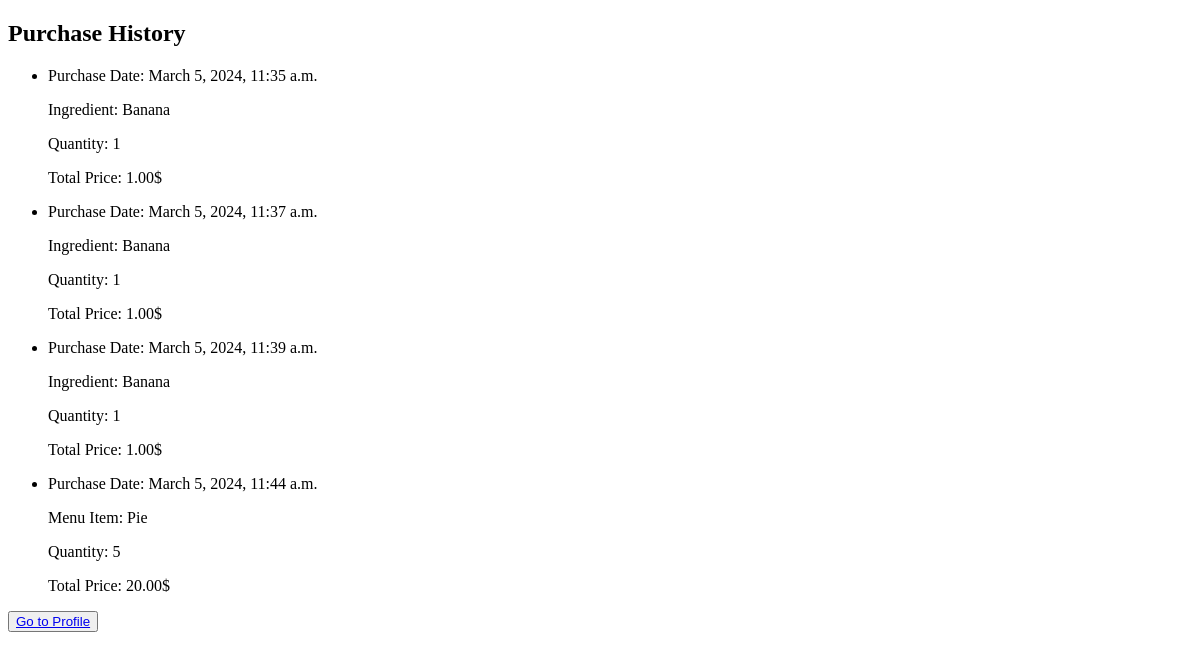
The page /purchase_history/ (signed in) on the database as committed earlier.
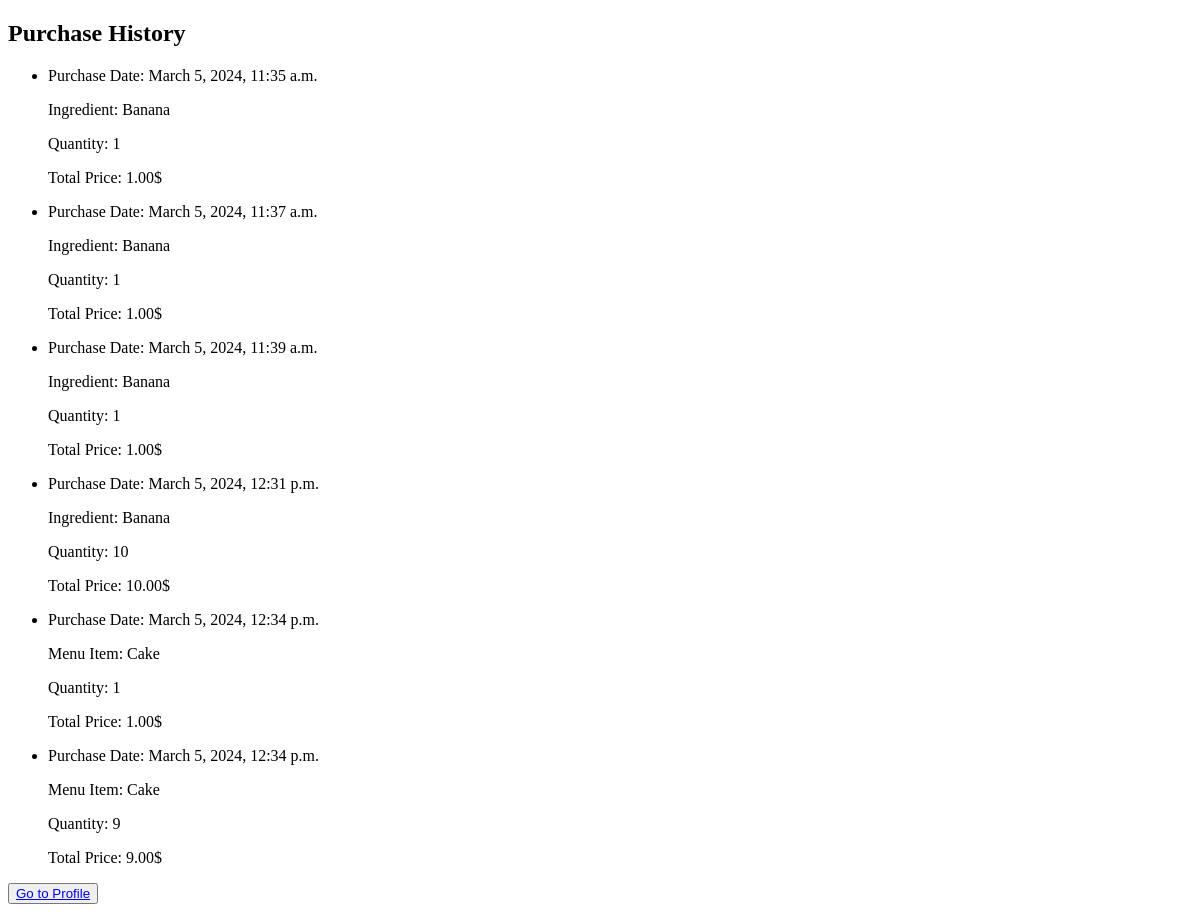
The same page on the database as committed later.
### main/models.py (models this page shows, shortened)
class PurchaseHistory(models.Model):
    user = models.ForeignKey(User, on_delete=models.CASCADE)
    ingredient = models.ForeignKey(Ingredient, on_delete=models.CASCADE, null=True, blank=True)
    menu_item = models.ForeignKey(MenuItem, on_delete=models.CASCADE, null=True, blank=True)  # Новое поле для элементов меню
    quantity = models.IntegerField()
    total_price = models.DecimalField(max_digits=10, decimal_places=2)
    purchase_date = models.DateTimeField(default=datetime.now)

class Ingredient(models.Model):
    name = models.CharField(max_length=100)
    price = models.DecimalField(max_digits=10, decimal_places=2, default=0.00)  # Добавляем поле price
    available_quantity = models.IntegerField(default=0)
    quantity = models.IntegerField(default=0)
    unit_price = models.DecimalField(max_digits=10, decimal_places=2, default=0.00)
    def __str__(self):
        return self.name

class MenuItem(models.Model):
    name = models.CharField(max_length=100)
    price = models.DecimalField(max_digits=10, decimal_places=2)
    quantity = models.IntegerField(default=0)  # Добавляем новое поле quantity
    ingredients = models.ManyToManyField(Ingredient, through='RecipeRequirement')
    def __str__(self):
        return self.name

### main/views.py (the view)
# urls.py: path('purchase_history/', views.purchase_history, name='purchase_history'),
def purchase_history(request):
    purchase_history = PurchaseHistory.objects.filter(user=request.user)
    return render(request, 'main/purchase_history.html', {'purchase_history': purchase_history})

### main/templates/main/purchase_history.html (shortened to what this page needs)
{% extends 'main/base.html' %}
{% block content %}
    <h2>Purchase History</h2>
    <ul>
        {% for purchase in purchase_history %}
            <li>
                <p>Purchase Date: {{ purchase.purchase_date }}</p>
                {% if purchase.menu_item %}
                    <p>Menu Item: {{ purchase.menu_item }}</p>
                {% else %}
                    <p>Ingredient: {{ purchase.ingredient }}</p>
                {% endif %}
                <p>Quantity: {{ purchase.quantity }}</p>
                <p>Total Price: {{ purchase.total_price }}$</p>
            </li>
        {% endfor %}
    </ul>
    <button type="submit"><a href="{% url 'profile' %}">Go to Profile</a></button>
{% endblock %}

### main/templates/main/base.html (shortened to what this page needs)
<!DOCTYPE html>
<html lang="en">
<head>
</head>
<body>
    <main>
        {% block content %}
        {% endblock %}
    </main>
</body>
</html>

Rows that differ between the two databases and show on the page:
removed PurchaseHistory: purchase_date "March 5, 2024, 11:44 a.m.", menu_item "Pie", quantity "5", total_price "20.00"
added PurchaseHistory: purchase_date "March 5, 2024, 12:31 p.m.", ingredient "Banana", quantity "10", total_price "10.00"
added PurchaseHistory: purchase_date "March 5, 2024, 12:34 p.m.", menu_item "Cake", quantity "1", total_price "1.00"
added PurchaseHistory: purchase_date "March 5, 2024, 12:34 p.m.", menu_item "Cake", quantity "9", total_price "9.00"
